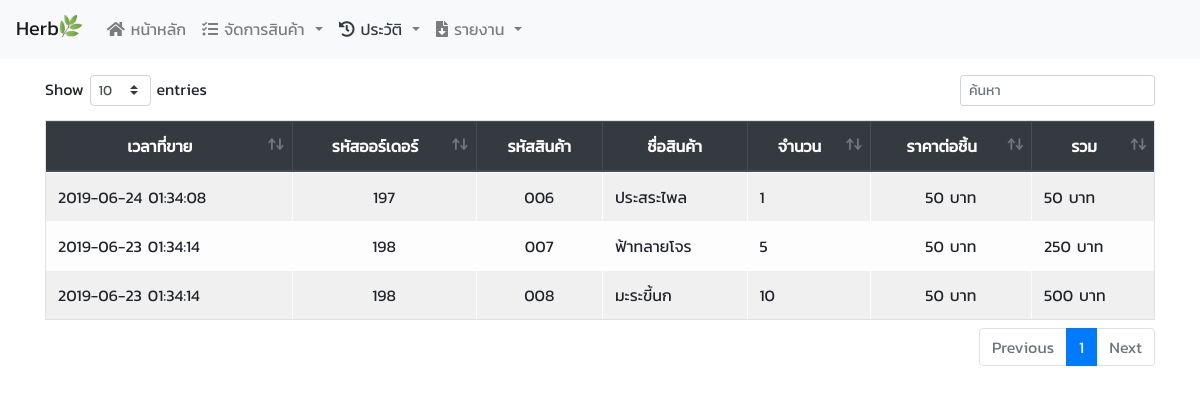
The app's page /history_order.php, older data.
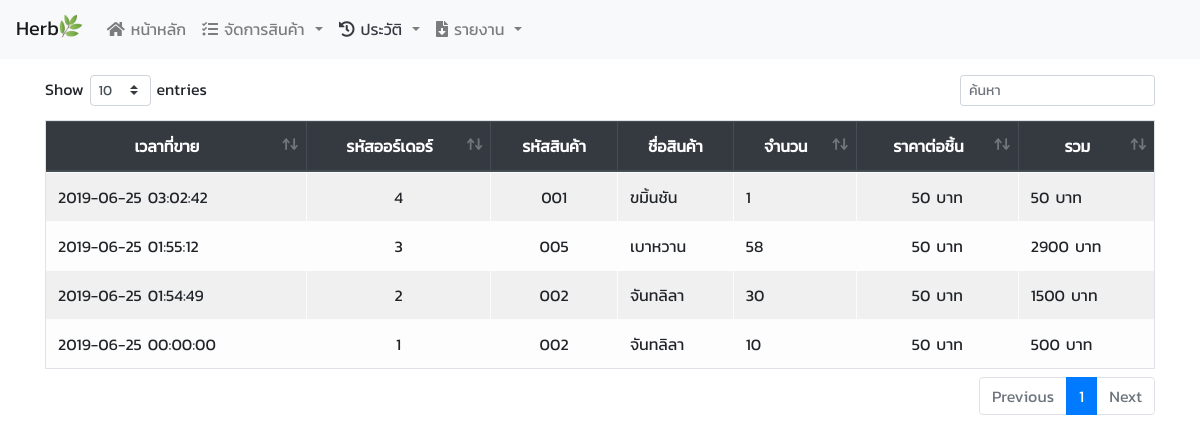
The same page, newer data.
### tables this page shows
CREATE TABLE `order_detail` (
  `order_id` int(11) NOT NULL,
  `product_id` char(3) NOT NULL,
  `order_count` int(11) NOT NULL,
  `order_price` float NOT NULL,
  `order_cost` double NOT NULL
);

CREATE TABLE `order_history` (
  `order_id` int(11) NOT NULL,
  `order_date` datetime NOT NULL
);

CREATE TABLE `product` (
  `product_id` char(3) NOT NULL,
  `product_name` varchar(255) NOT NULL,
  `product_type` enum('NED','ED') NOT NULL,
  `product_potent` varchar(255) NOT NULL,
  `product_amount` varchar(255) NOT NULL,
  `product_cost` double NOT NULL,
  `product_price` double NOT NULL,
  `product_price_discount` double NOT NULL,
  `product_stock` int(10) NOT NULL,
  `product_status` enum('ขาย','เลิกขาย') NOT NULL
);

### model/model_order_history_select.php (called while the page is built)
<?php
include "connect.php";
$listOrderHistory = $pdo->prepare("SELECT * FROM  order_detail , order_history ,product
WHERE order_detail.order_id = order_history.order_id
AND order_detail.product_id = product.product_id");
$listOrderHistory->execute();

### history_order.php (the view, shortened to what this page needs)
<?php
$path = $_SERVER['DOCUMENT_ROOT'];
$path .= "/herb_internship/head.php";
include_once($path);
?>
<head>
</head>
<body>
    <div class="container">
        <?php
        include($_SERVER['DOCUMENT_ROOT'] . "/herb_internship/model/model_order_history_select.php");
        ?>
        <div class="my-3">
            <table class="table table-light table-striped table-bordered table-hover" id="history_order" data-page-length='10'>
                <thead class="thead-dark">
                    <tr>
                        <th class="align-middle text-center">เวลาที่ขาย</th>
                        <th class="align-middle text-center">รหัสออร์เดอร์</th>
                        <th class="align-middle text-center">รหัสสินค้า</th>
                        <th class="align-middle text-center">ชื่อสินค้า</th>
                        <th class="align-middle text-center">จำนวน</th>
                        <th class="align-middle text-center">ราคาต่อชิ้น</th>
                        <th class="align-middle text-center">รวม</th>
                    </tr>
                </thead>
                <tbody id="tbodyData">
                    <?php
                    while ($rowOrder = $listOrderHistory->fetch()) {
                        $sum = $rowOrder['order_price'] * $rowOrder['order_count'];
                        echo '<tr>
                    <td>' . $rowOrder['order_date'] . '</td>
                    <td  class="text-center">' . $rowOrder['order_id'] . '</td>
                    <td class="text-center">' . $rowOrder['product_id'] . '</td>
                    <td>' . $rowOrder['product_name'] . '</td>
                    <td>' . $rowOrder['order_count'] . '</td>
                    <td class="text-center">' . $rowOrder['order_price'] . ' บาท</td>
                    <td>' . $sum . ' บาท</td>
                    </tr>';
                    }
                    ?>
                </tbody>
            </table>
        </div>
</body>

### head.php (shortened to what this page needs)
<!DOCTYPE html>
<html>
<head>
    <link rel="stylesheet" type="text/css" media="screen" href="./css/bootstrap.min.css">
    <link rel="stylesheet" href="./css/all.css">
    <link rel="stylesheet" type="text/css" href="./css/dataTables.bootstrap4.min.css">
    <link rel="stylesheet" href="./css/print.min.css">
</head>
<body>
    <?php include('header.php'); ?>

### header.php (shortened to what this page needs)
<nav class="navbar navbar-expand-lg navbar-light bg-light">
    <a class="navbar-brand" href="#">Herb<img src="_etc/herb.ico" style="max-width:1.5rem" class="pb-2"></a>
    <div class="collapse navbar-collapse" id="navbarSupportedContent">
        <ul class="navbar-nav mr-auto">
            <li class="nav-item">
                <a class="nav-link
                <?php if (basename($_SERVER['PHP_SELF']) == 'index.php') {
                    echo "active";
                } ?>" href="index.php"><i class="fas fa-home"></i> หน้าหลัก <span class="sr-only">(current)</span></a>
            </li>
            <li class="nav-item dropdown">
                <a class="nav-link dropdown-toggle" href="#" id="navbarDropdownMenuLink" data-toggle="dropdown" aria-haspopup="true" aria-expanded="false">
                    <span class="<?php if (basename($_SERVER['PHP_SELF']) == 'product_add.php' || basename($_SERVER['PHP_SELF']) == 'product_add_stock.php' || basename($_SERVER['PHP_SELF']) == 'product_edit.php') {
                                        echo "text-dark";
                                    } ?>"><i class="fas fa-tasks"></i> จัดการสินค้า</span>
                </a>
            </li>
            <li class="nav-item dropdown">
                <a class="nav-link dropdown-toggle" href="#" id="navbarDropdownMenuLink" data-toggle="dropdown" aria-haspopup="true" aria-expanded="false">
                    <span class="<?php if (basename($_SERVER['PHP_SELF']) == 'history_order.php' || basename($_SERVER['PHP_SELF']) == 'history_product_add_stock.php') {
                                        echo "text-dark";
                                    } ?>"><i class="fas fa-history"></i> ประวัติ</span>
                </a>
            </li>
            <li class="nav-item dropdown">
                <a class="nav-link dropdown-toggle" href="#" id="navbarDropdownMenuLink" data-toggle="dropdown" aria-haspopup="true" aria-expanded="false">
                    <span class="<?php if (basename($_SERVER['PHP_SELF']) == 'summary.php' || basename($_SERVER['PHP_SELF']) == 'report_product_add_stock.php') {
                                        echo "text-dark";
                                    } ?>"><i class="fas fa-file-download"></i> รายงาน</span>
                </a>
            </li>
        </ul>
    </div>
</nav>

### css/all.css (style rules this page uses)
.fa, .fas, .far, .fal, .fab { -moz-osx-font-smoothing: grayscale; -webkit-font-smoothing: antialiased; display: inline-block; font-style: normal; font-variant: normal; text-rendering: auto; line-height: 1; }
.fa-file-download:before { content: "\f56d"; }
.fa-history:before { content: "\f1da"; }
.fa-home:before { content: "\f015"; }
.fa-tasks:before { content: "\f0ae"; }
.fa, .fas { font-family: 'Font Awesome 5 Free'; font-weight: 900; }

### head.php (style rules this page uses)
body { font-family: 'Kanit', sans-serif; }
body { background-image: url("./_etc/background.jpg"); }

Row changes from the older to the newer data that the page shows:
removed order_detail: order.order_date "2019-06-24 01:34:08", order.order_id "197", product.product_id "006", product.product_name "ประสระไพล", order_count "1", order_price "50"
removed order_detail: order.order_date "2019-06-23 01:34:14", order.order_id "198", product.product_id "007", product.product_name "ฟ้าทลายโจร", order_count "5", order_price "50", sum "250"
removed order_detail: order.order_date "2019-06-23 01:34:14", order.order_id "198", product.product_id "008", product.product_name "มะระขี้นก", order_count "10", order_price "50", sum "500"
added order_detail: order.order_date "2019-06-25 03:02:42", order.order_id "4", product.product_id "001", product.product_name "ขมิ้นชัน", order_count "1", order_price "50"
added order_detail: order.order_date "2019-06-25 00:00:00", order.order_id "1", product.product_id "002", product.product_name "จันทลิลา", order_count "10", order_price "50", sum "500"
added order_detail: order.order_date "2019-06-25 01:54:49", order.order_id "2", product.product_id "002", product.product_name "จันทลิลา", order_count "30", order_price "50", sum "1500"
added order_detail: order.order_date "2019-06-25 01:55:12", order.order_id "3", product.product_id "005", product.product_name "เบาหวาน", order_count "58", order_price "50", sum "2900"
